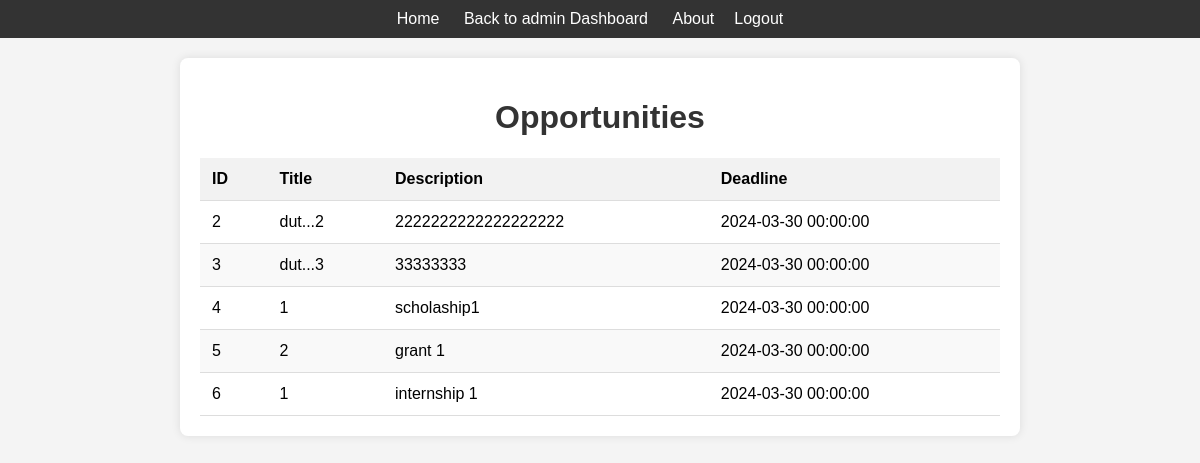
The page /opportunities on the database its author committed.
### website/models.py (models this page shows)
class Opportunity(db.Model):
    __tablename__ = 'opportunity'
    id = db.Column(db.Integer, primary_key=True)
    title = db.Column(db.String(100), nullable=False)
    description = db.Column(db.Text, nullable=False)
    type = db.Column(db.String(50), nullable=False)  # Type of opportunity (e.g., bursary, scholarship, grant, internship, learnership etc.)
    deadline = db.Column(db.DateTime, nullable=True)
    location = db.Column(db.String(100), nullable=True)
    sponsor_id = db.Column(db.Integer, db.ForeignKey('user.id'),)
    sponsor = db.relationship('User',)

### website/views.py (the view)
@views.route('/opportunities')
def view_opportunities():
    opportunities = Opportunity.query.all()
    return render_template('opportunities.html', opportunities=opportunities)

### website/templates/opportunities.html (shortened to what this page needs)
<!DOCTYPE html>
<html lang="en">
<head>
</head>
<header>
    <nav>
        <ul>
            <li><a href="/home">Home</a></li>
            <li><a href="/admin_dashboard">Back to admin Dashboard</a></li>
            <li><a href="/about">About</a></li>
            <li style="float:right"><a href="/logout">Logout</a></li>
        </ul>
    </nav>
</header>
<body>
    <div class="container">
        <h1>Opportunities</h1>
        <table>
            <thead>
                <tr>
                    <th>ID</th>
                    <th>Title</th>
                    <th>Description</th>
                    <th>Deadline</th>
                </tr>
            </thead>
            <tbody>
                {% for opportunity in opportunities %}
                    <tr>
                        <td>{{ opportunity.id }}</td>
                        <td>{{ opportunity.title }}</td>
                        <td>{{ opportunity.description }}</td>
                        <td>{{ opportunity.deadline }}</td>
                    </tr>
                {% endfor %}
            </tbody>
        </table>
    </div>
</body>
</html>

### website/templates/opportunities.html (style rules this page uses)
header { background-color: #333; color: #fff; padding: 10px 0; text-align: center; }
nav { display: flex; justify-content: center; }
nav ul { list-style-type: none; padding: 0; margin: 0; }
nav ul li { display: inline; margin-right: 20px; }
nav ul li a { color: #fff; text-decoration: none; }
h1 { color: #333; text-align: center; }
body { font-family: Arial, sans-serif; background-color: #f4f4f4; margin: 0; padding: 0; }
.container { max-width: 800px; margin: 20px auto; padding: 20px; background-color: #fff; border-radius: 8px; box-shadow: 0 0 10px rgba(0, 0, 0, 0.1); }
table { width: 100%; border-collapse: collapse; margin-top: 20px; }
th, td { padding: 12px; border-bottom: 1px solid #ddd; text-align: left; }
thead { background-color: #f2f2f2; }
tbody tr:nth-child(even) { background-color: #f9f9f9; }

### rows shown on the page
Opportunity: id "2", title "dut...2", description "2222222222222222222", deadline "2024-03-30 00:00:00"
Opportunity: id "3", title "dut...3", description "33333333", deadline "2024-03-30 00:00:00"
Opportunity: id "4", title "1", description "scholaship1", deadline "2024-03-30 00:00:00"
Opportunity: id "5", title "2", description "grant 1", deadline "2024-03-30 00:00:00"
Opportunity: id "6", title "1", description "internship 1", deadline "2024-03-30 00:00:00"
